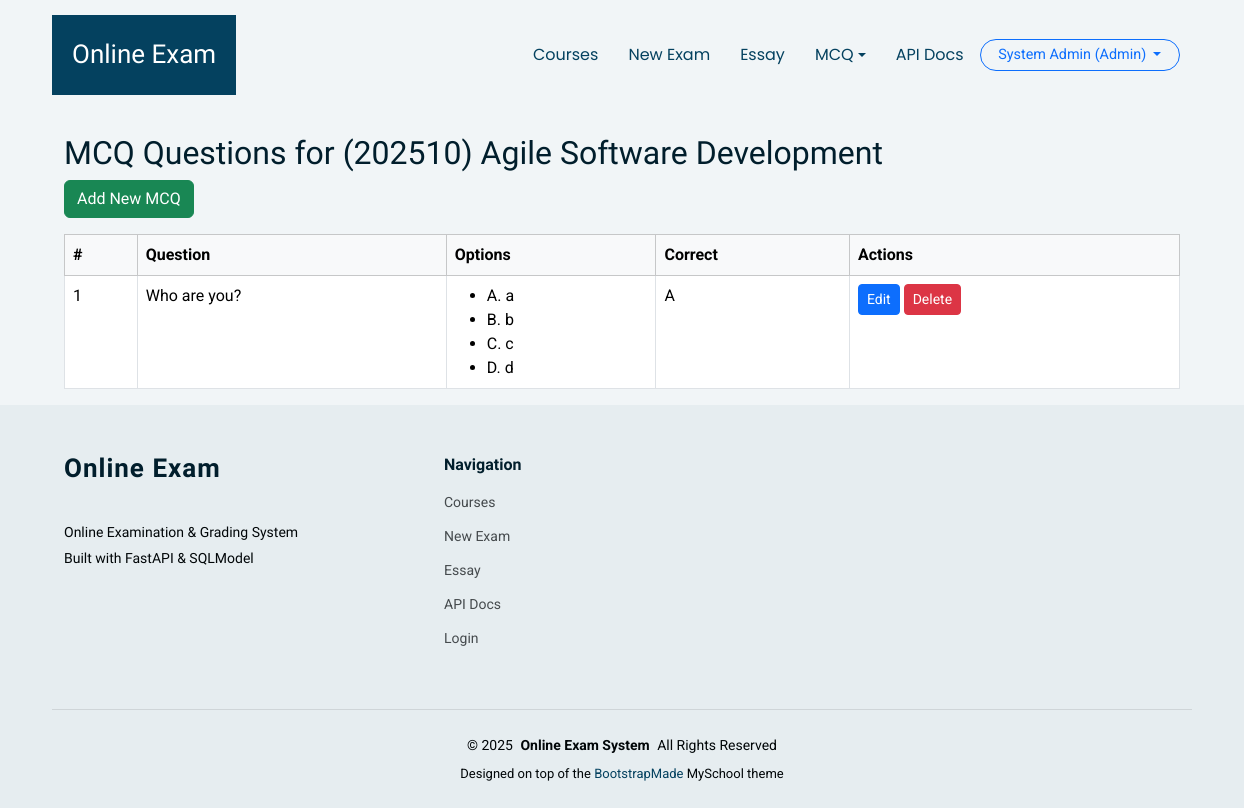
The page /exams/1/mcq (signed in) on the database as committed earlier.
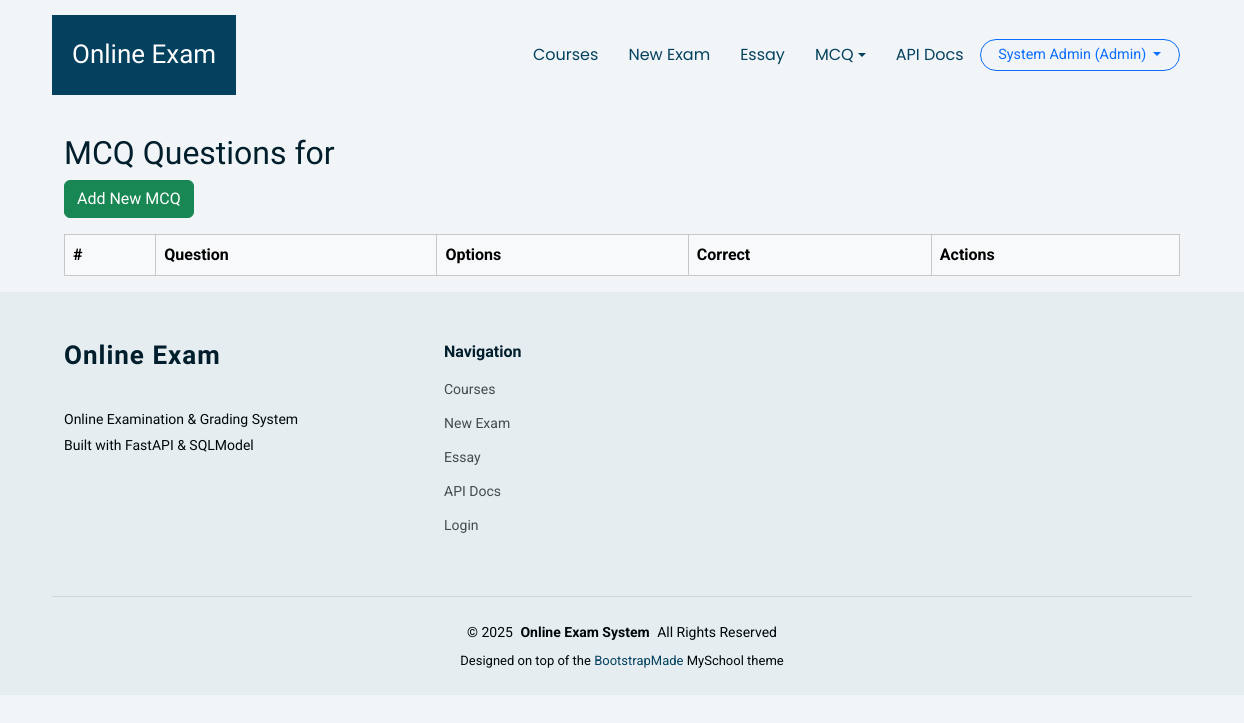
The same page on the database as committed later.
### app/models.py (models this page shows)
class Exam(SQLModel, table=True):
    id: Optional[int] = Field(default=None, primary_key=True)
    title: str
    subject: str
    duration_minutes: int
    start_time: Optional[datetime] = None
    end_time: Optional[datetime] = None
    course_id: Optional[int] = Field(default=None, foreign_key="course.id")
    instructions: Optional[str] = None
    status: str = Field(default="draft")
    created_at: datetime = Field(default_factory=datetime.utcnow)
    updated_at: datetime = Field(default_factory=datetime.utcnow)

class MCQQuestion(SQLModel, table=True):
    id: Optional[int] = Field(default=None, primary_key=True)
    exam_id: int = Field(foreign_key="exam.id")
    question_text: str
    option_a: str
    option_b: str
    option_c: str
    option_d: str
    correct_option: str

### app/routers/exams.py (the view)
@router.get("/{exam_id}/mcq")
def list_mcqs(
    exam_id: int,
    request: Request,
    session: Session = Depends(get_session),
    current_user: User = Depends(require_role(["lecturer", "admin"])),
):
    exam = session.get(Exam, exam_id)
    questions = session.exec(select(MCQQuestion).where(MCQQuestion.exam_id == exam_id)).all()
    context = {"request": request, "exam": exam, "questions": questions, "current_user": current_user}
    return templates.TemplateResponse("exams/mcq_list.html", context)

### app/templates/exams/mcq_list.html (shortened to what this page needs)
{% extends 'base.html' %}
{% block content %}
<div class="container mt-4">
  <h2>MCQ Questions for {{ exam.title }}</h2>
  <a href="/exams/{{ exam.id }}/mcq/new" class="btn btn-success mb-3">Add New MCQ</a>
  <table class="table table-bordered table-hover">
    <thead class="table-light">
      <tr>
        <th>#</th>
        <th>Question</th>
        <th>Options</th>
        <th>Correct</th>
        <th>Actions</th>
      </tr>
    </thead>
    <tbody>
      {% for q in questions %}
      <tr>
        <td>{{ loop.index }}</td>
        <td>{{ q.question_text }}</td>
        <td>
          <ul class="mb-0">
            <li>A. {{ q.option_a }}</li>
            <li>B. {{ q.option_b }}</li>
            <li>C. {{ q.option_c }}</li>
            <li>D. {{ q.option_d }}</li>
          </ul>
        </td>
        <td>{{ q.correct_option }}</td>
        <td>
          <a href="/exams/mcq/{{ q.id }}/edit" class="btn btn-primary btn-sm">Edit</a>
          <form action="/exams/mcq/{{ q.id }}/delete" method="post" style="display:inline;">
            <button type="submit" class="btn btn-danger btn-sm" onclick="return confirm('Delete this MCQ?');">Delete</button>
          </form>
        </td>
      </tr>
      {% endfor %}
    </tbody>
  </table>
</div>
{% endblock %}

Rows that differ between the two databases and show on the page:
removed Exam: title "(202510) Agile Software Development"
removed MCQQuestion: question_text "Who are you?", option_a "a", option_b "b", option_c "c", option_d "d", correct_option "A"
